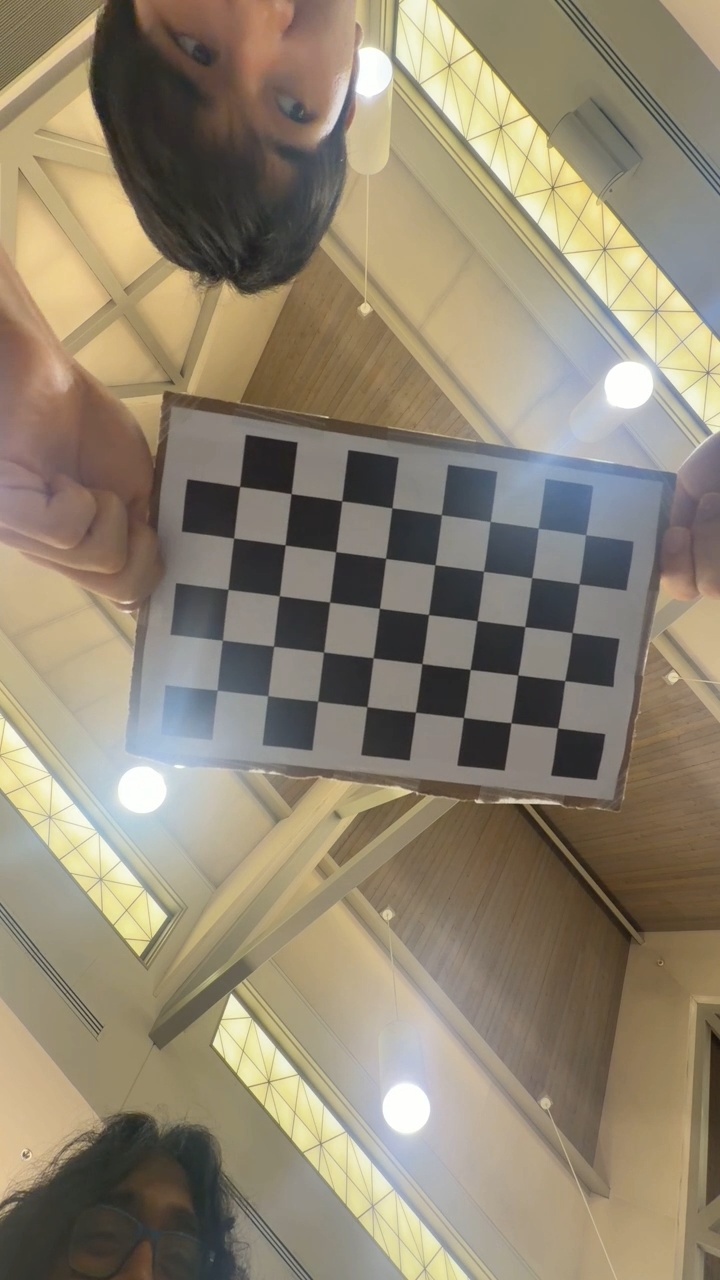
#> input picture orb-slam/cameraCalibrationData/sahirPhoneImg/05e3dc75-cf03-425b-9f5b-b927893b5ced.jpg, 720 x 1280 px; its folder holds only this picture in this run
$ python getCameraIntrinsics.py
#> lines starting #> are read from the running program, lines starting #| are printed output that depends on the picture; after the words box and inside, x2 and y2 are one past the last pixel; in counts of white or black regions, pixels touching at a corner belong together; long printed decimals are rounded
import numpy as np
import cv2
import glob

CALIBRATION_FOLDER = "cameraCalibrationData/sahirPhoneImg"  # Update this path to your calibration images folder
# 1. Define configuration parameters
# CHECKERBOARD size: (internal_corners_width, internal_corners_height)
# For an 8x6 square board, the internal corner count is 7x5
CHECKERBOARD = (8, 5)
SQUARE_SIZE = 28.2  # Real-world size of a square edge in mm (or your preferred unit)

# Termination criteria for sub-pixel corner refinement
criteria = (cv2.TERM_CRITERIA_EPS + cv2.TERM_CRITERIA_MAX_ITER, 30, 0.001)

# 2. Prepare coordinate vectors
# Vector to store 3D points in real world space
objpoints = []
# Vector to store 2D points in image plane
imgpoints = []

# Prepare the template 3D object points based on grid geometry
objp = np.zeros((CHECKERBOARD[0] * CHECKERBOARD[1], 3), np.float32)
objp[:, :2] = np.mgrid[0:CHECKERBOARD[0], 0:CHECKERBOARD[1]].T.reshape(-1, 2)
objp *= SQUARE_SIZE

# 3. Load calibration snapshots
# Make sure your target directory matches where you keep your image data
images = glob.glob(f"{CALIBRATION_FOLDER}/*.jpg")
gray_shape = None

for fname in images:
    img = cv2.imread(fname)
#> img is the input picture: shape (1280, 720, 3); mean B, G, R 114.3, 134.4, 145.1
    gray = cv2.cvtColor(img, cv2.COLOR_BGR2GRAY)
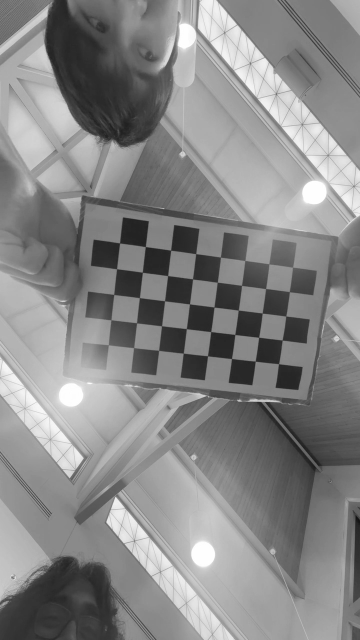
#> gray: shape (1280, 720) (shown at 1/2 size); min 15, max 255, mean 135.3
    gray_shape = gray.shape[::-1]  # Formatted as (width, height)

    # Find the chessboard corners
    ret, corners = cv2.findChessboardCorners(gray, CHECKERBOARD, None)
#> ret = True; corners = 40 rows, first 8: [557.6, 728], [510.9, 722.6], [463.5, 717.4], [415.4, 712.1], [366.7, 706.8], [317.7, 701.3], [267.8, 695.7], [217.4, 690.1]

    # If found, add object points and refined image points
    if ret == True:
        objpoints.append(objp)

        # Refine the pixel coordinates to sub-pixel accuracy
        corners2 = cv2.cornerSubPix(gray, corners, (11, 11), (-1, -1), criteria)
#> corners2 = 40 rows, first 8: [557.6, 727.9], [510.9, 722.7], [463.5, 717.5], [415.5, 712.1], [366.9, 706.7], [317.7, 701.1], [267.7, 695.8], [217.3, 690]
        imgpoints.append(corners2)

        # Optional: Visualize corner detection step-by-step
        cv2.drawChessboardCorners(img, CHECKERBOARD, corners2, ret)
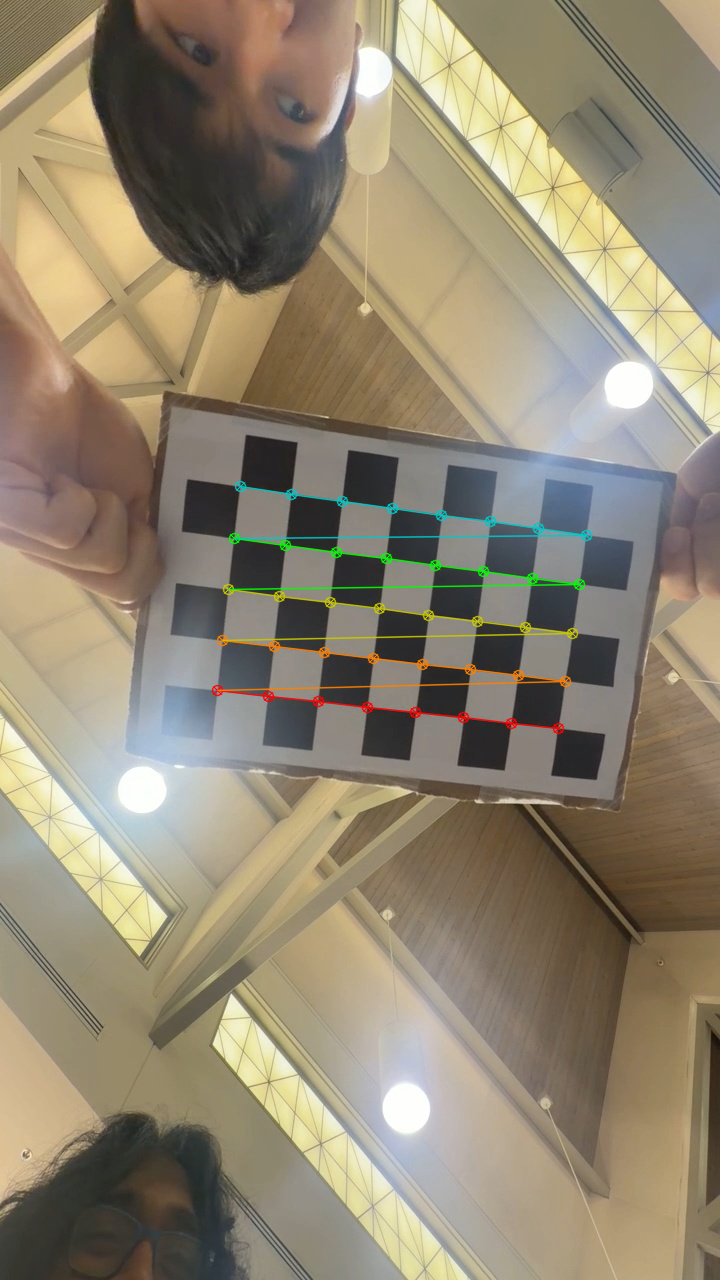
#> img: shape (1280, 720, 3); 1.36% of pixels changed, all inside (x1, y1, x2, y2) = (211, 480, 593, 735)
        cv2.imshow("Chessboard Detection", img)
        cv2.waitKey(100)

cv2.destroyAllWindows()

# 4. Compute Camera Intrinsics
if len(objpoints) > 0 and gray_shape is not None:
    ret, mtx, dist, rvecs, tvecs = cv2.calibrateCamera(
        objpoints, imgpoints, gray_shape, None, None
    )
#> ret = 0.159; mtx = [[529.1, 0, 395.9], [0, 533.8, 607.6], [0, 0, 1]]; dist = [[-0.158, 2.48, -0.000556, 0.000862, -10.76]]; rvecs = ([0.105, 0.0896, -3.01],); tvecs = ([95.08, 70.17, 310.2],)

    # 5. Output values
    print("--- Calibration Successful ---")
    print(f"Reprojection Error (RMS): {ret:.4f} pixels")
#| Reprojection Error (RMS): 0.1587 pixels
    print("\nIntrinsic Camera Matrix (mtx):")
    print(mtx)
#| [[529.052   0.         395.862]
#|  [  0.         533.837 607.621]
#|  [  0.           0.           1.        ]]
    print("\nDistortion Coefficients (dist):")
    print(dist)
#| [[-1.57624303e-01  2.48420654e+00 -5.55896723e-04  8.62361200e-04
#|   -1.07588579e+01]]

    # Breakdown of the intrinsic matrix structure
    print("\n--- Extracted Intrinsic Fields ---")
    print(f"Focal Length X (fx): {mtx[0, 0]:.2f} px")
#| Focal Length X (fx): 529.05 px
    print(f"Focal Length Y (fy): {mtx[1, 1]:.2f} px")
#| Focal Length Y (fy): 533.84 px
    print(f"Principal Point X (cx): {mtx[0, 2]:.2f} px")
#| Principal Point X (cx): 395.86 px
    print(f"Principal Point Y (cy): {mtx[1, 2]:.2f} px")
#| Principal Point Y (cy): 607.62 px
else:
    print("Error: Pattern corners could not be extracted from any image files.")

$ run again, on orb-slam/cameraCalibrationData/sahirPhoneImg/2fd0691a-9c64-4235-ac0d-da262979b022.jpg
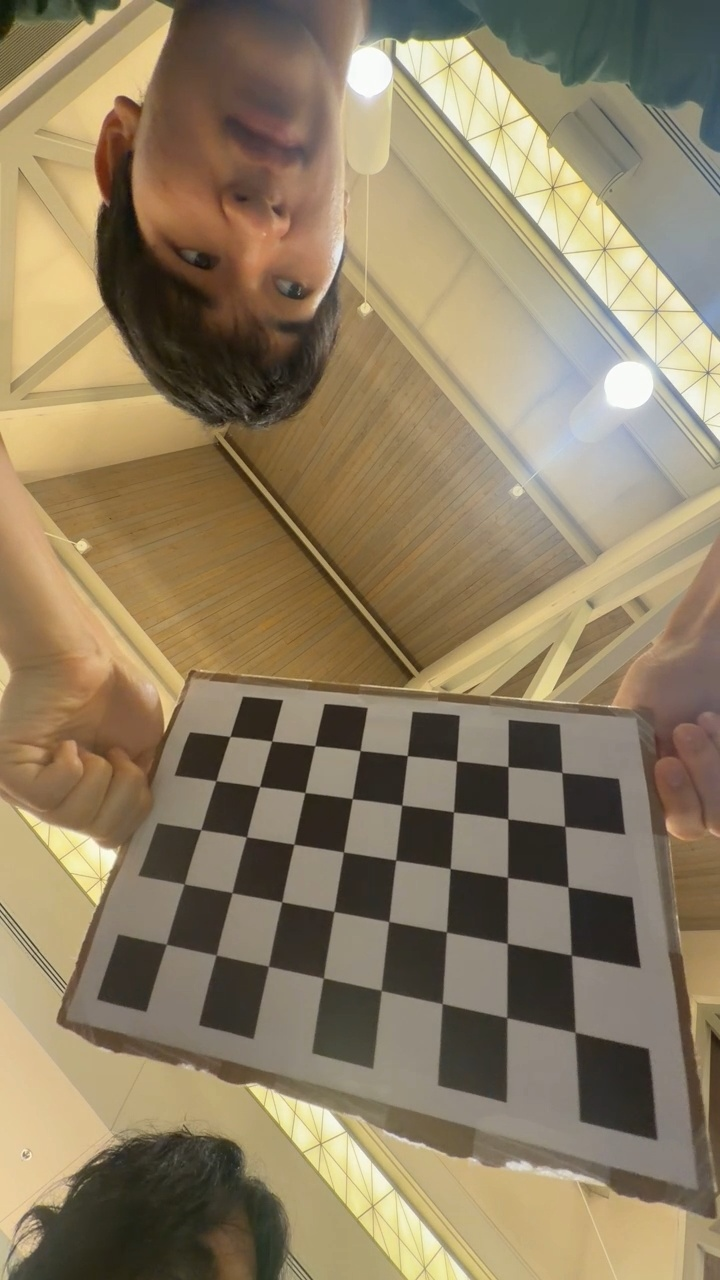
#> input picture orb-slam/cameraCalibrationData/sahirPhoneImg/2fd0691a-9c64-4235-ac0d-da262979b022.jpg, 720 x 1280 px
#> img is the input picture: shape (1280, 720, 3); mean B, G, R 100.2, 127.9, 143.5
#> `gray = cv2.cvtColor(img, cv2.COLOR_BGR2GRAY)`:
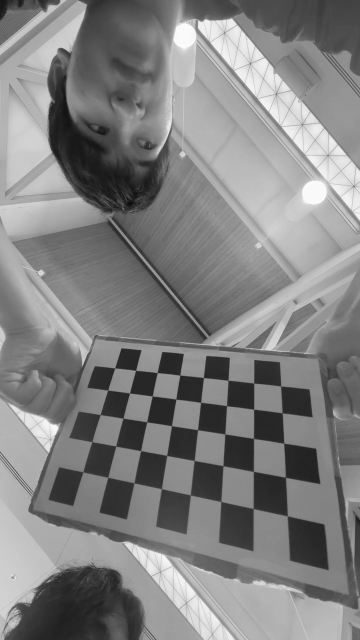
#> gray: shape (1280, 720) (shown at 1/2 size); min 7, max 255, mean 129.4
#> `ret, corners = cv2.findChessboardCorners(gray, CHECKERBOARD, None)`: ret = True; corners = 40 rows, first 8: [574.8, 1032.4], [506.5, 1017.5], [441.9, 1003.8], [381.2, 990.5], [323.4, 978.2], [268.3, 966.4], [215.9, 955.3], [166.4, 944.4]
#> corners2 = 40 rows, first 8: [574.9, 1032.3], [506.8, 1017.6], [442.2, 1003.5], [381.2, 990.4], [323.3, 977.9], [268.4, 966.2], [216.2, 955], [166.3, 944.3]
#> `cv2.drawChessboardCorners(img, CHECKERBOARD, corners2, ret)`:
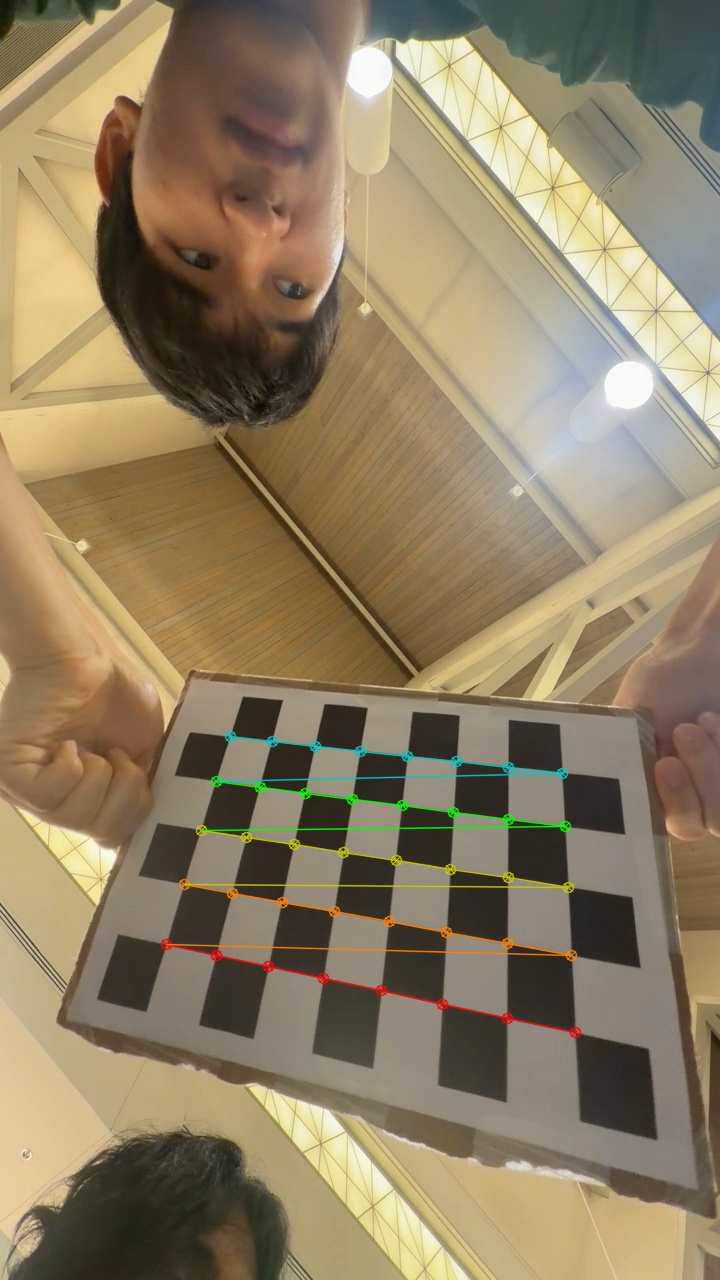
#> img: shape (1280, 720, 3); 1.44% of pixels changed, all inside (x1, y1, x2, y2) = (160, 730, 582, 1039)
#> `ret, mtx, dist, rvecs, tvecs = cv2.calibrateCamera( objpoints, imgpoin..`: ret = 0.164; mtx = [[503.6, 0, 347], [0, 522.6, 654.3], [0, 0, 1]]; dist = [[-0.00179, 0.013, 0.000443, 0.000352, -0.0129]]; rvecs = ([-0.3, -0.839, -2.89],); tvecs = ([98.27, 156.9, 217.4],)
#| Reprojection Error (RMS): 0.1645 pixels
#| [[503.551   0.         346.989]
#|  [  0.         522.568 654.314]
#|  [  0.           0.           1.        ]]
#| [[-0.001792  0.01296  0.0004427  0.0003516 -0.01291]]
#| Focal Length X (fx): 503.55 px
#| Focal Length Y (fy): 522.57 px
#| Principal Point X (cx): 346.99 px
#| Principal Point Y (cy): 654.31 px

$ run again, on orb-slam/cameraCalibrationData/sahirPhoneImg/32d35320-ffb8-4e97-9be3-5e775543d283.jpg
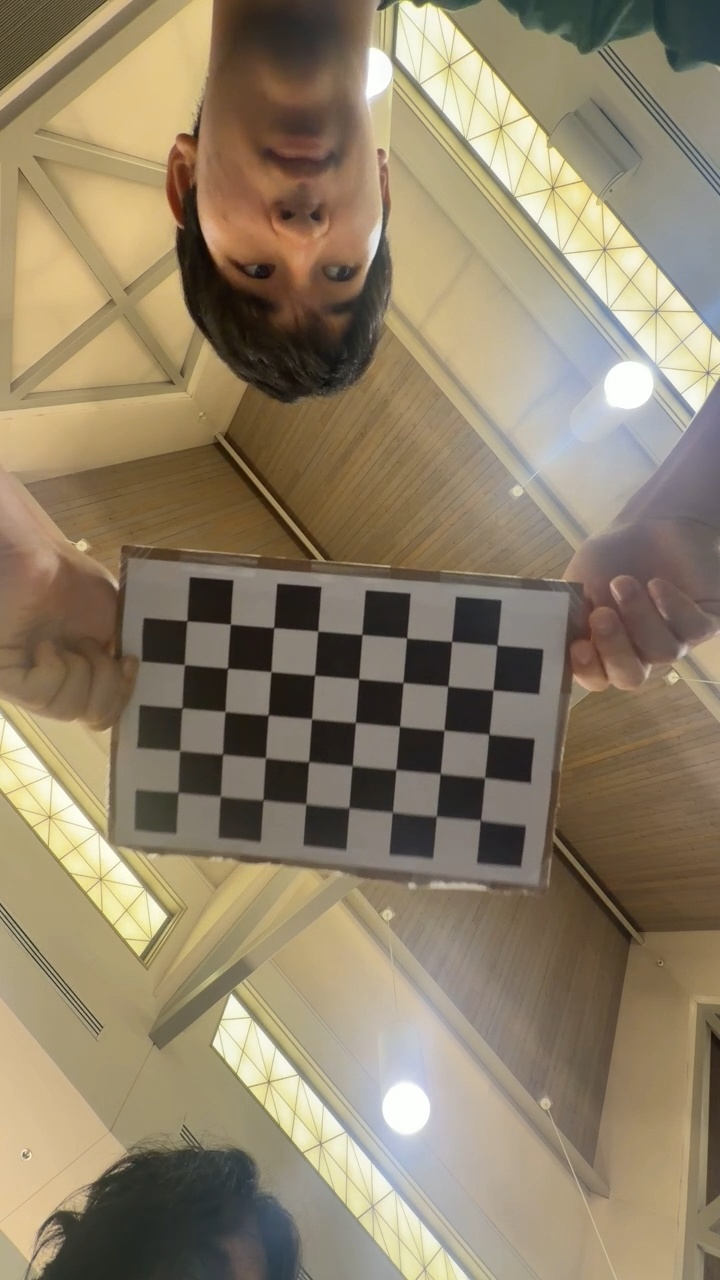
#> input picture orb-slam/cameraCalibrationData/sahirPhoneImg/32d35320-ffb8-4e97-9be3-5e775543d283.jpg, 720 x 1280 px
#> img is the input picture: shape (1280, 720, 3); mean B, G, R 106.3, 130.6, 144.6
#> `gray = cv2.cvtColor(img, cv2.COLOR_BGR2GRAY)`:
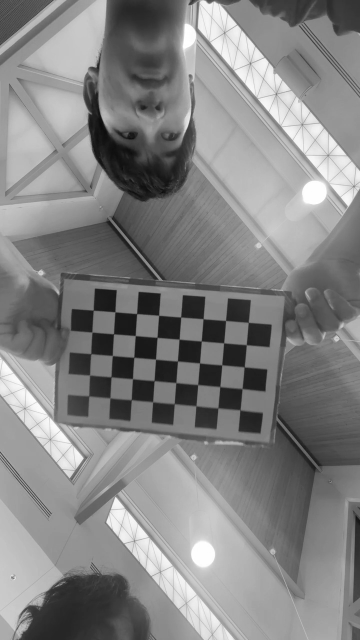
#> gray: shape (1280, 720) (shown at 1/2 size); min 8, max 255, mean 132
#> `ret, corners = cv2.findChessboardCorners(gray, CHECKERBOARD, None)`: ret = True; corners = 40 rows, first 8: [480.3, 820], [436.4, 815.9], [392.6, 811.7], [348.5, 807], [305.5, 804.1], [262.7, 799.1], [218, 794], [177.9, 792.2]
#> corners2 = 40 rows, first 8: [480.4, 820.2], [436.3, 816.2], [392.4, 812.1], [348.9, 807.8], [305.8, 803.9], [263, 799.8], [220.4, 796.2], [178.1, 792.1]
#> `cv2.drawChessboardCorners(img, CHECKERBOARD, corners2, ret)`:
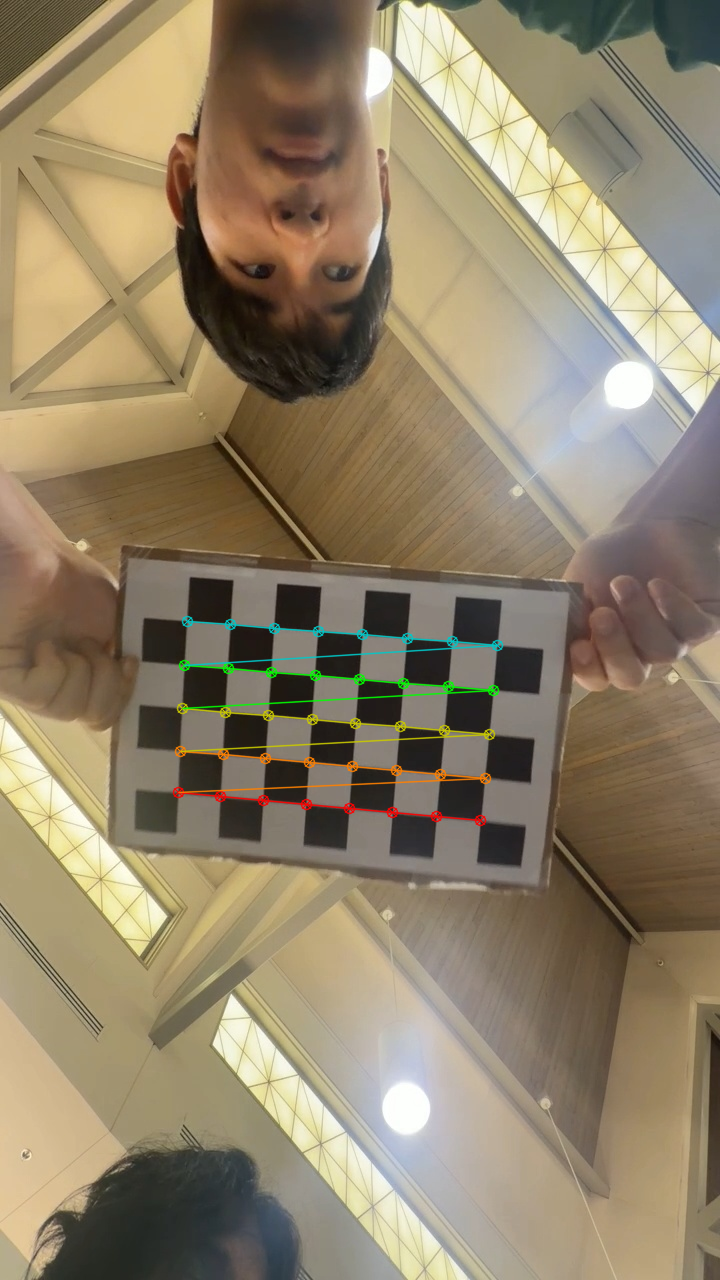
#> img: shape (1280, 720, 3); 1.25% of pixels changed, all inside (x1, y1, x2, y2) = (172, 615, 504, 827)
#> `ret, mtx, dist, rvecs, tvecs = cv2.calibrateCamera( objpoints, imgpoin..`: ret = 0.173; mtx = [[318.7, 0, 313.1], [0, 326.1, 521.2], [0, 0, 1]]; dist = [[0.0324, -0.0335, -0.00352, -0.00258, 0.0127]]; rvecs = ([-0.0535, 0.0699, -3.07],); tvecs = ([108.1, 188.6, 205.4],)
#| Reprojection Error (RMS): 0.1725 pixels
#| [[318.728   0.         313.068]
#|  [  0.         326.057 521.231]
#|  [  0.           0.           1.        ]]
#| [[ 0.03237 -0.03352 -0.003516 -0.002584  0.01274]]
#| Focal Length X (fx): 318.73 px
#| Focal Length Y (fy): 326.06 px
#| Principal Point X (cx): 313.07 px
#| Principal Point Y (cy): 521.23 px
